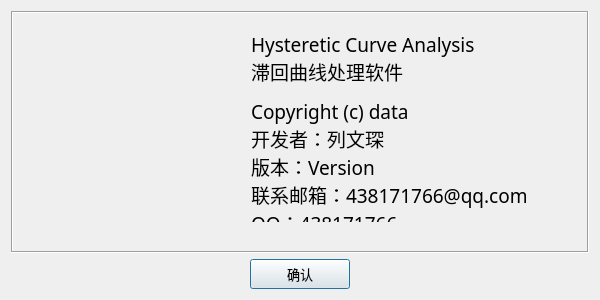
<?xml version="1.0" encoding="UTF-8"?>
<ui version="4.0">
 <class>WinAbout</class>
 <widget class="QDialog" name="WinAbout">
  <property name="windowModality">
   <enum>Qt::NonModal</enum>
  </property>
  <property name="geometry">
   <rect>
    <x>0</x>
    <y>0</y>
    <width>600</width>
    <height>300</height>
   </rect>
  </property>
  <property name="minimumSize">
   <size>
    <width>600</width>
    <height>300</height>
   </size>
  </property>
  <property name="maximumSize">
   <size>
    <width>600</width>
    <height>300</height>
   </size>
  </property>
  <property name="font">
   <font>
    <family>微软雅黑</family>
    <pointsize>10</pointsize>
   </font>
  </property>
  <property name="windowTitle">
   <string>关于</string>
  </property>
  <property name="windowIcon">
   <iconset resource="../resource_rc/resource.qrc">
    <normaloff>:/资源/logo.ico</normaloff>:/资源/logo.ico</iconset>
  </property>
  <property name="modal">
   <bool>false</bool>
  </property>
  <layout class="QVBoxLayout" name="verticalLayout" stretch="6,1">
   <item>
    <widget class="QFrame" name="frame">
     <property name="frameShape">
      <enum>QFrame::Box</enum>
     </property>
     <property name="frameShadow">
      <enum>QFrame::Sunken</enum>
     </property>
     <property name="lineWidth">
      <number>1</number>
     </property>
     <widget class="QLabel" name="label">
      <property name="geometry">
       <rect>
        <x>50</x>
        <y>40</y>
        <width>150</width>
        <height>150</height>
       </rect>
      </property>
      <property name="sizePolicy">
       <sizepolicy hsizetype="Fixed" vsizetype="Fixed">
        <horstretch>1</horstretch>
        <verstretch>1</verstretch>
       </sizepolicy>
      </property>
      <property name="minimumSize">
       <size>
        <width>80</width>
        <height>80</height>
       </size>
      </property>
      <property name="text">
       <string/>
      </property>
      <property name="pixmap">
       <pixmap resource="../resource_rc/resource.qrc">:/资源/logo.png</pixmap>
      </property>
      <property name="scaledContents">
       <bool>true</bool>
      </property>
     </widget>
     <widget class="QLabel" name="label_3">
      <property name="geometry">
       <rect>
        <x>240</x>
        <y>20</y>
        <width>311</width>
        <height>191</height>
       </rect>
      </property>
      <property name="text">
       <string>&lt;html&gt;&lt;head/&gt;&lt;body&gt;&lt;p&gt;&lt;span style=&quot; font-size:14pt; color:#000000;&quot;&gt;Hysteretic Curve Analysis&lt;br/&gt;滞回曲线处理软件&lt;/span&gt;&lt;/p&gt;&lt;p&gt;&lt;span style=&quot; font-size:14pt; color:#000000;&quot;&gt;Copyright (c) data&lt;br/&gt;开发者：列文琛&lt;br/&gt;版本：Version&lt;br/&gt;联系邮箱：438171766@qq.com&lt;br/&gt;QQ：438171766&lt;/span&gt;&lt;/p&gt;&lt;/body&gt;&lt;/html&gt;</string>
      </property>
     </widget>
    </widget>
   </item>
   <item>
    <layout class="QHBoxLayout" name="horizontalLayout">
     <item>
      <spacer name="horizontalSpacer">
       <property name="orientation">
        <enum>Qt::Horizontal</enum>
       </property>
       <property name="sizeHint" stdset="0">
        <size>
         <width>40</width>
         <height>20</height>
        </size>
       </property>
      </spacer>
     </item>
     <item>
      <widget class="QPushButton" name="pushButton">
       <property name="minimumSize">
        <size>
         <width>100</width>
         <height>30</height>
        </size>
       </property>
       <property name="text">
        <string>确认</string>
       </property>
      </widget>
     </item>
     <item>
      <spacer name="horizontalSpacer_2">
       <property name="orientation">
        <enum>Qt::Horizontal</enum>
       </property>
       <property name="sizeHint" stdset="0">
        <size>
         <width>40</width>
         <height>20</height>
        </size>
       </property>
      </spacer>
     </item>
    </layout>
   </item>
  </layout>
 </widget>
 <resources>
  <include location="../resource_rc/resource.qrc"/>
 </resources>
 <connections>
  <connection>
   <sender>pushButton</sender>
   <signal>clicked()</signal>
   <receiver>WinAbout</receiver>
   <slot>close()</slot>
   <hints>
    <hint type="sourcelabel">
     <x>297</x>
     <y>275</y>
    </hint>
    <hint type="destinationlabel">
     <x>502</x>
     <y>267</y>
    </hint>
   </hints>
  </connection>
 </connections>
</ui>
